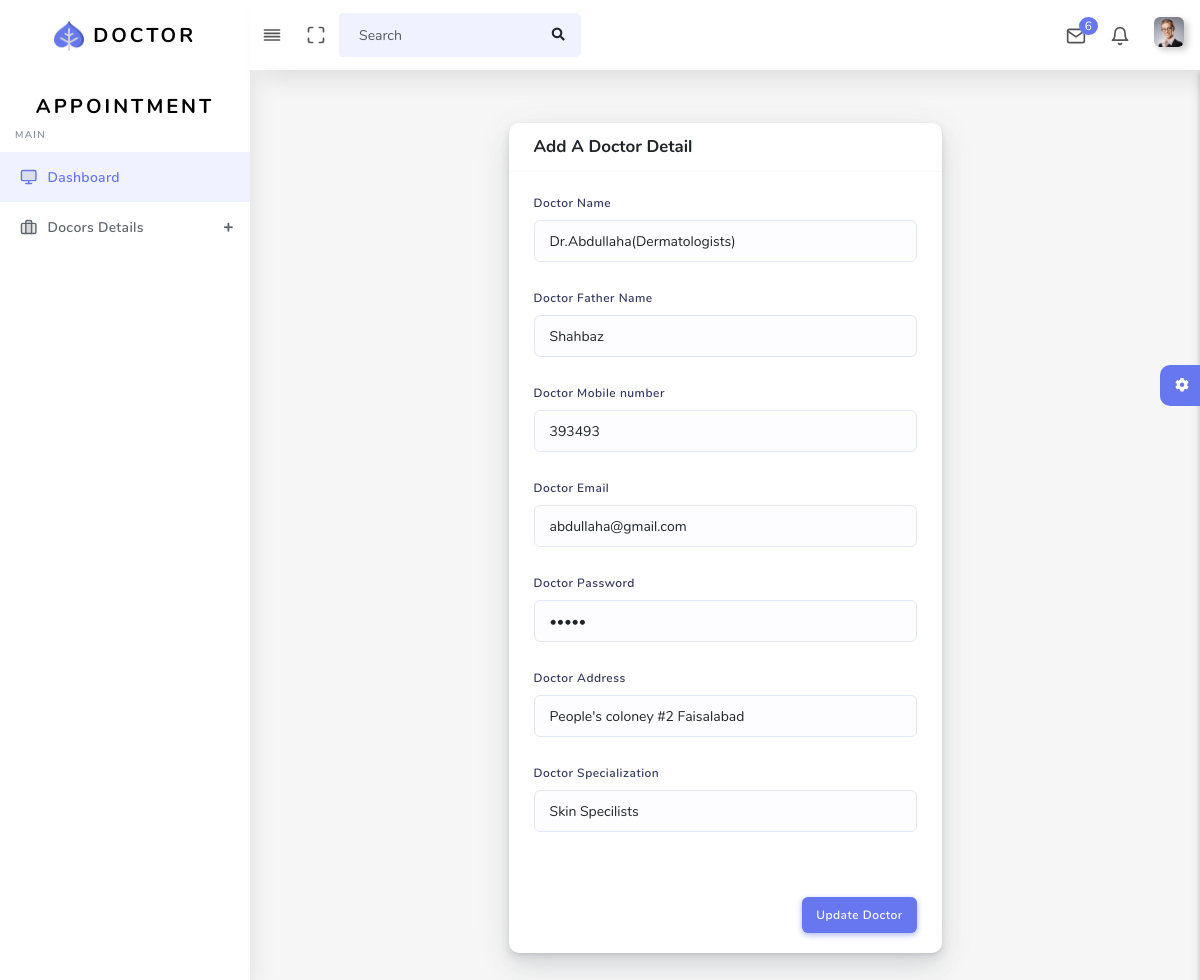
Screenshot of /update-admin-doctor.php?up=4 with the database file from the repository.
### update-admin-doctor.php (the view, shortened to what this page needs)
<!DOCTYPE html>
<html lang="en">
<?php
include "./include/connection.php";
include "./include/header.php";
$up=$_GET['up'];
$upsql= "SELECT * FROM `doctors-name` WHERE `did`='$up'";
$uprun=mysqli_query($conn,$upsql);
$upfet=mysqli_fetch_assoc($uprun);
?>
<body>
    <div id="app">
        <div class="main-wrapper main-wrapper-1">
            <?php
include "./include/navbar.php";
?>
            <?php
include "./include/asidebar.php";
?>
            <div class="main-content">
                <section class="section ">
                    <div class="section-body">
                        <div class="row  justify-content-center">
                            <div class="col-12 col-md-6 col-lg-6">
                                <div class="card">
                                    <form method="POST">
                                        <div class="card-header">
                                            <h4>Add A Doctor Detail</h4>
                                        </div>
                                        <div class="card-body">
                                            <div class="form-group">
                                                <label>Doctor  Name</label>
                                                <input type="text" name="dname" value="<?php echo $upfet['dname']?>" class="form-control" required="">
                                            </div>
                                            <div class="form-group">
                                                <label>Doctor Father  Name</label>
                                                <input type="text" value="<?php echo $upfet['dfathername']?>" name="dfathername" class="form-control" required="">
                                            </div>
                                            <div class="form-group">
                                                <label>Doctor Mobile number </label>
                                                <input type="text" value="<?php echo $upfet['dmobilenumber']?>" name="dmobilenumber" class="form-control" required="">
                                            </div>
                                            <div class="form-group">
                                                <label>Doctor Email</label>
                                                <input type="eamil" name="demail" value="<?php echo $upfet['demail']?>" class="form-control" required="">
                                            </div>
                                            <div class="form-group">
                                                <label>Doctor Password</label>
                                                <input type="password" value="<?php echo $upfet['dpassword']?>" name="dpassword" class="form-control" required="">
                                            </div>
                                            <div class="form-group">
                                                <label>Doctor Address  </label>
                                                <input type="text" name="daddress" value="<?php echo $upfet['daddress']?>" class="form-control" required="">
                                            </div>
                                            <div class="form-group">
                                                <label>Doctor Specialization  </label>
                                                <input type="text" value="<?php echo $upfet['dspecilization']?>" name="dspecilization" class="form-control" required="">
                                            </div>
                                        </div>
                                        <div class="card-footer text-right">
                                            <button name="submit" class="btn btn-primary">Update Doctor</button>
                                        </div>
                                    </form>
                                </div>
                                <div class="settingSidebar">
                                    <a href="javascript:void(0)" class="settingPanelToggle"> <i
                                            class="fa fa-spin fa-cog"></i>
                                    </a>
                                </div>
                            </div>
                        </div>
                    </div>
</body>
</html>

### rows the page displays
doctors-name: dname "Dr.Abdullaha(Dermatologists)", dfathername "Shahbaz", dmobilenumber "393493", demail "abdullaha@gmail.com", daddress "People's coloney #2 Faisalabad", dspecilization "Skin Specilists"
